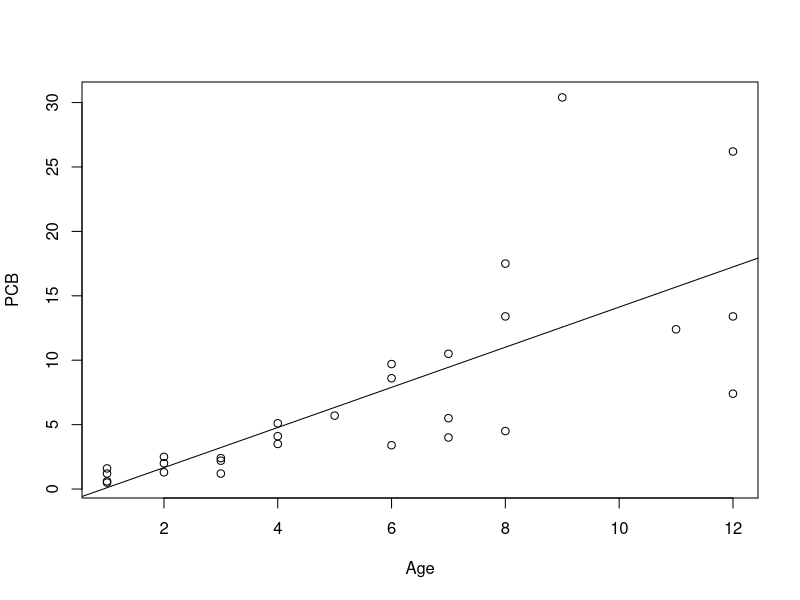
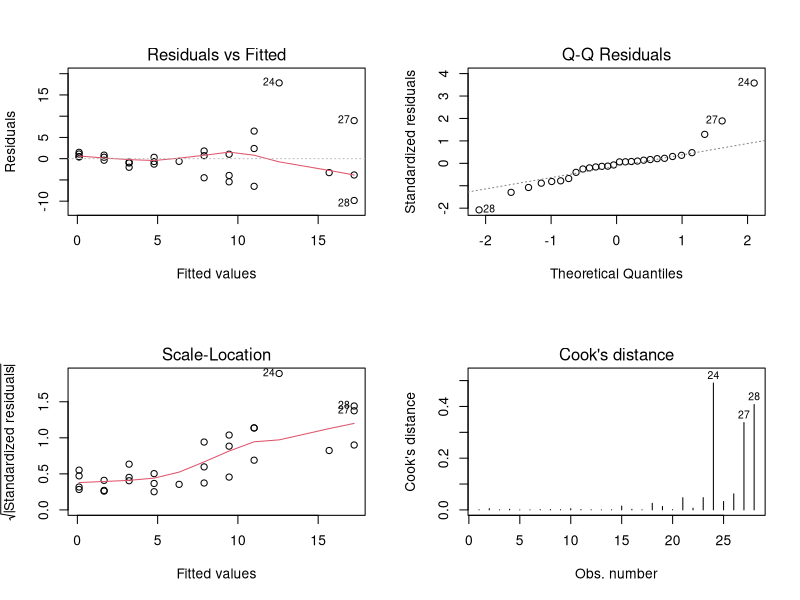
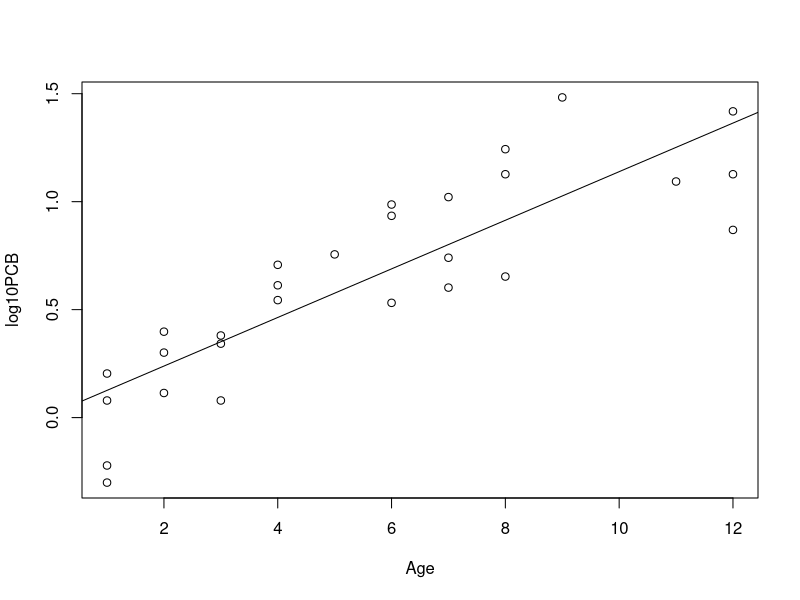
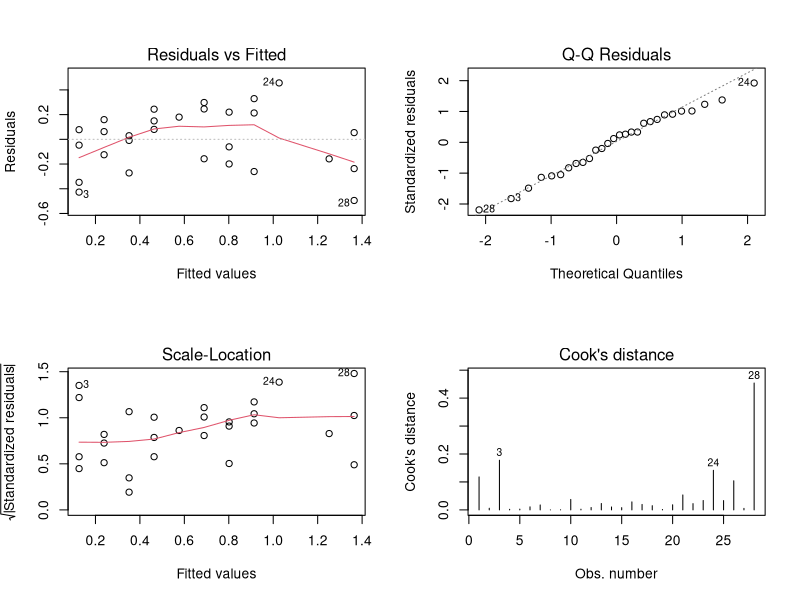

Write the R code that produced these figures, in order.
pcb <- read.table("data/troutpcb.txt", header=TRUE, sep="\t")

head(pcb)
str(pcb)
summary(pcb)

plot(PCB ~ Age, data=pcb)

#4 Fit the linear regression model
fm <- lm(PCB ~ Age, data=pcb)
abline(fm)
# What is your impression of the model fit — do you think you have found a reasonable model?
  # Doesnt look like a super good fit. Variation increasing with the age of the trouts.
coef(fm)
summary(fm)
#5. Perform model diagnostics and plot the residuals
par(mfrow=c(2, 2)) ## split plotting region in 4
plot(fm, which=1:4)

#Residuals vs. fitted
  # not a random point cloud; trumpet shape; log transformation log10
#Q-Q residuals
  # s-shaped
#cooks distance
  # a few very high influences

#6. Take the logarithm of PCB concentration and save the variable in the data frame
pcb$log10PCB <- log10(pcb$PCB)
## Even better R code:
## pcb <- within(pcb, log10PCB <- log10(PCB))

#7. Illustrate log PCB versus age, fit the model using log PCB and check the residuals again

par(mfrow=c(1, 1))
plot(log10PCB ~ Age, data=pcb)
fm2 <- lm(log10PCB ~ Age, data=pcb)
abline(fm2)

par(mfrow=c(2, 2))
plot(fm2, which=1:4)

#Residuals vs. fitted
  # MORE of random point cloud (but not fully?) NO trumpet shape, but there is a curve, sqaure term could fix that
#Q-Q residuals
  # LESS s-shaped 
#cooks distance
# only one 'high' influence; 28

coef(fm2)
summary(fm2)

B <- coef(summary(fm2))
df <- data.frame(Estimate = round(10^B[, 1], 2),
                 Lower = round(10^confint(fm2)[1, ], 2),
                 Upper = round(10^confint(fm2)[2, ], 2),
                 "p-value" = format.pval(B[, 4], digits=3, eps=1e-3))
df

10^coef(fm2)
#multiplicable model; increases in percent


